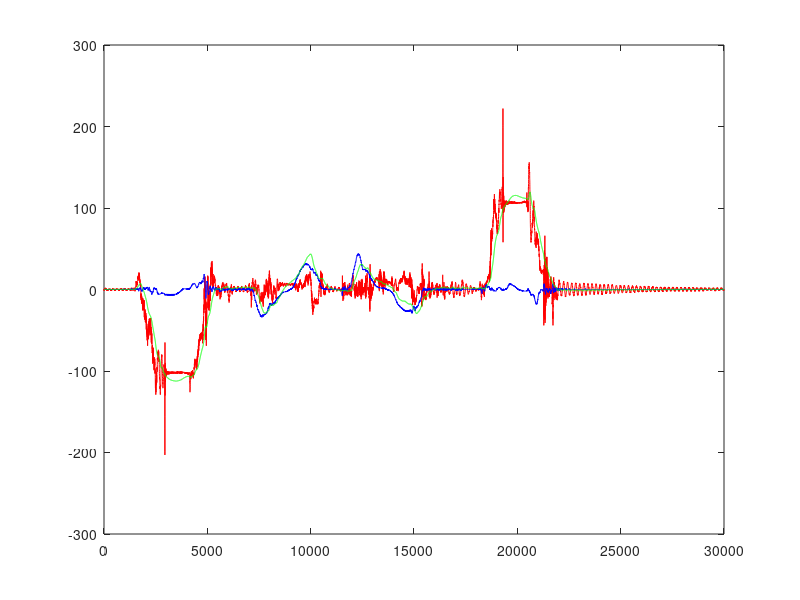
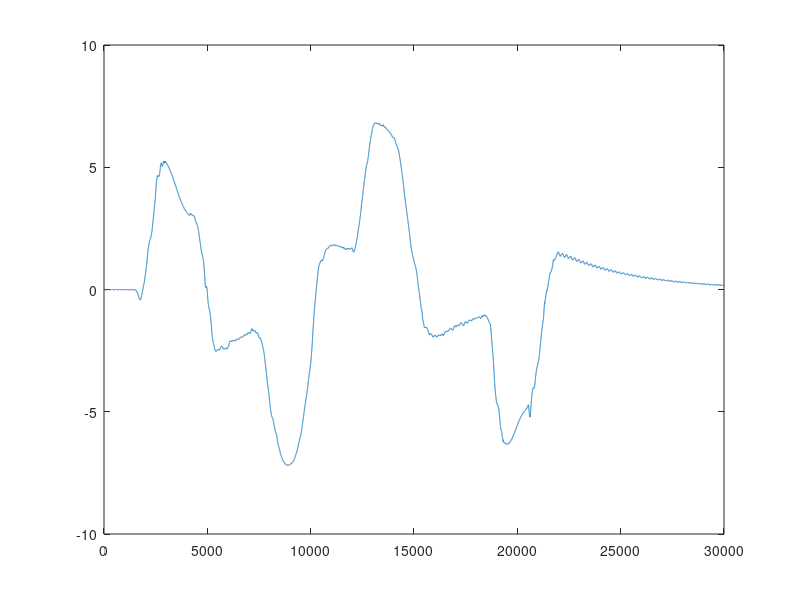
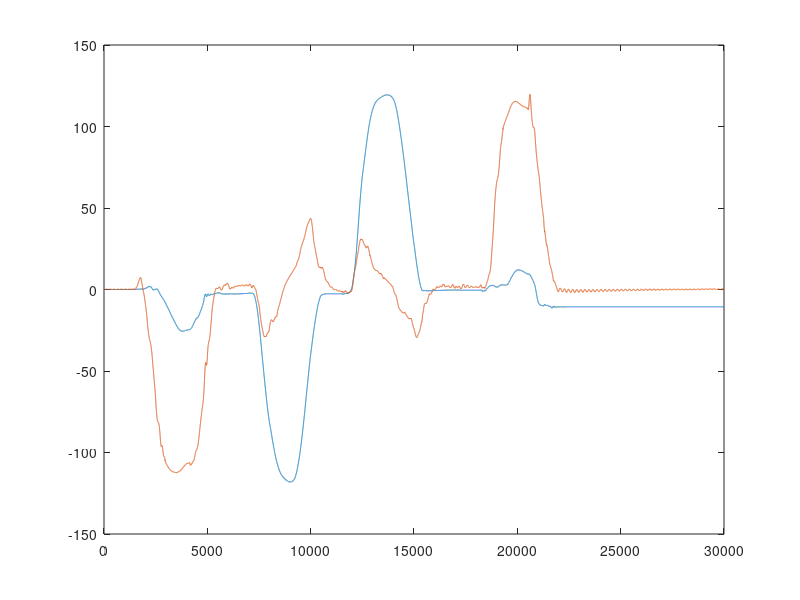

Recreate these plots in MATLAB, in order.
%--------------------------------------------------------------------------
% QR2 -- 
%--------------------------------------------------------------------------
% load data
	load sensors_data_1.dat;
	%t = sensors_data_1(:,1);
    t=1:size(sensors_data_1,1);
    
	say = sensors_data_1(:,1);
	sax = sensors_data_1(:,2);
	saz = sensors_data_1(:,3);
	sp = sensors_data_1(:,4);
	sq = sensors_data_1(:,5);
	sr = sensors_data_1(:,6);
% sample freq: t is in us
	fs = length(t)*1000000/(t(length(t))-t(1));
	n = length(t);
% calibrate static offset
    ay_off = say(n);
	ax_off = sax(n);
	az_off = saz(n);
	p_off = sp(n);
	q_off = sq(n);
	r_off = sr(n);
% estimate real signal values
	ay = say - ay_off;
	ax = sax - ax_off;
	az = saz - az_off;
	p = (sp - p_off);  
	q = - (sq - q_off);
	r = sr - r_off;
% map acc to angles (simplified) 
    phi = ay;
    theta = ax;
    
%--------------------------------------------------------------------------    
% filter phi to reduce scale to show movement
%--------------------------------------------------------------------------    
% filter 2nd order 10Hz 
    a2 = [1,-1.9289423,0.9313817];
    b2 = [0.0006098548,0.0012197096,0.0006098548];
    phi2 = filter(b2,a2,phi);

%--------------------------------------------------------------------------    
% kalman filter to remove dynamic offset in p using phi2
%--------------------------------------------------------------------------    
    p2phi = 0.0041;
    p_bias(1:n) = 0;
    phi_kalman(1:n) = 0;
    C1 = 256;
    C2 = 1000000;
    for i=(2:n)
        p_kalman(i) = p(i-1) - p_bias(i-1);
        phi_kalman(i) = phi_kalman(i-1) + p_kalman(i) * p2phi;
        phi_error(i) = phi_kalman(i) - phi(i);
        phi_kalman(i) = phi_kalman(i) - phi_error(i) / C1;
        p_bias(i) = p_bias(i-1) + (phi_error(i)/p2phi) / C2;
    end;
    figure; 
    plot(t,phi,'r');
    hold on;
    plot(t,p,'b');
    hold on;
    plot(t,phi_kalman,'g');
    figure; plot(t,p_bias');
    
    
    
% compare phi from kalman with phi from p
    phi_p(1:n) = 0;
    phi_p(1) = 0;
    for i=(2:n) 
        phi_p(i) = phi_p(i-1) + p(i-1) * p2phi; 
    end;
    figure; plot(t,phi_p,t,phi_kalman);

    